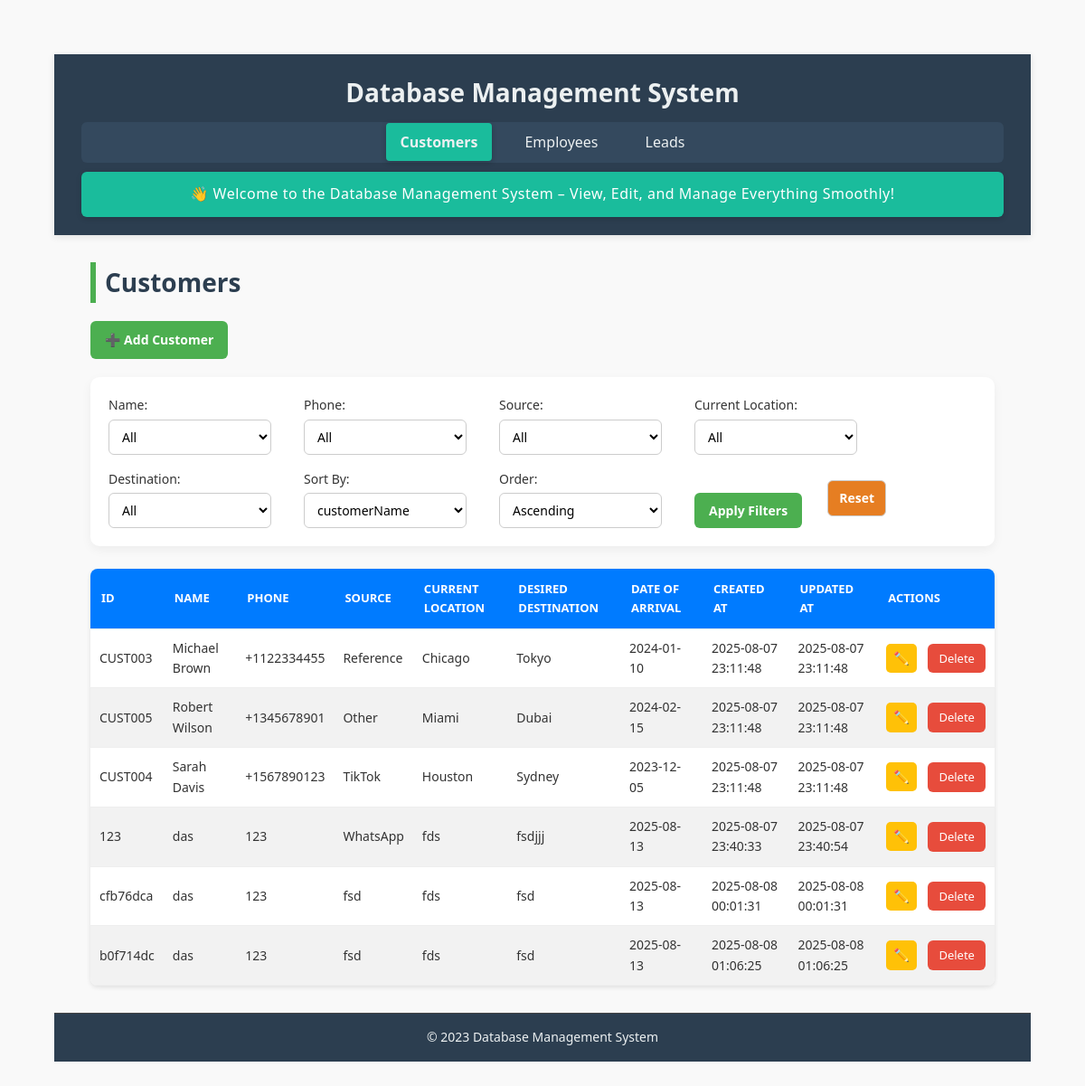
Page /customers on the committed database.
### tables this page shows
CREATE TABLE customers (
    customerId TEXT PRIMARY KEY,
    customerName TEXT NOT NULL,
    phone TEXT NOT NULL,
    source TEXT NOT NULL,
    currentLocation TEXT NOT NULL,
    desiredDestination TEXT NOT NULL,
    dateOfArrival TEXT,
    createdAt TEXT DEFAULT CURRENT_TIMESTAMP,
    updatedAt TEXT DEFAULT CURRENT_TIMESTAMP
);

### app.py (the view)
@app.route('/customers')
def customers():
    filters = {
        "customerName": request.args.get("name", ""),
        "phone": request.args.get("phone", ""),
        "source": request.args.get("source", ""),
        "currentLocation": request.args.get("currentLocation", ""),
        "desiredDestination": request.args.get("desiredDestination", "")
    }
    sort_by = request.args.get("sort_by", "customerName")
    sort_order = request.args.get("sort_order", "asc")
    query = "SELECT * FROM customers WHERE 1=1"
    params = []
    for col, val in filters.items():
        if val:
            query += f" AND {col} = ?"
            params.append(val)
    query += f" ORDER BY {sort_by} {sort_order.upper()}"
    conn = get_db_connection()
    c = conn.cursor()
    c.execute(query, params)
    customers = c.fetchall()
    column_values = {}
    for col in filters:
        c.execute(f"SELECT DISTINCT {col} FROM customers ORDER BY {col}")
        column_values[col] = [row[0] for row in c.fetchall() if row[0]]
    conn.close()
    return render_template("customers.html",
                           customers=customers,
                           filters=filters,
                           sort_by=sort_by,
                           sort_order=sort_order,
                           column_values=column_values)

### app.py (called while the page is built)
def get_db_connection():
    conn = sqlite3.connect(DATABASE)
    conn.row_factory = sqlite3.Row
    return conn

### templates/customers.html (shortened to what this page needs)
{% extends "base.html" %}
{% block content %}
<h2>Customers</h2>
<div class="button-group">
    <a href="{{ url_for('add_customer') }}" class="btn">➕ Add Customer</a>
</div>
<form method="GET" action="{{ url_for('customers') }}" class="filter-form">
    <label>Name:
        <select name="name">
            <option value="">All</option>
        </select>
    </label>
    <label>Phone:
        <select name="phone">
            <option value="">All</option>
        </select>
    </label>
    <label>Source:
        <select name="source">
            <option value="">All</option>
        </select>
    </label>
    <label>Current Location:
        <select name="currentLocation">
            <option value="">All</option>
        </select>
    </label>
    <label>Destination:
        <select name="desiredDestination">
            <option value="">All</option>
        </select>
    </label>
    <label>Sort By:
        <select name="sort_by">
            {% for col in ['customerId', 'customerName', 'phone', 'source', 'currentLocation', 'desiredDestination',
            'dateOfArrival', 'createdAt', 'updatedAt'] %}
            <option value="{{ col }}" {% if sort_by==col %}selected{% endif %}>{{ col }}</option>
            {% endfor %}
        </select>
    </label>
    <label>Order:
        <select name="sort_order">
            <option value="asc" {% if sort_order=='asc' %}selected{% endif %}>Ascending</option>
        </select>
    </label>
    <button type="submit" class="btn">Apply Filters</button>
    <a href="{{ url_for('customers') }}" class="btn danger">Reset</a>
</form>
<table>
    <thead>
        <tr>
            <th>ID</th>
            <th>Name</th>
            <th>Phone</th>
            <th>Source</th>
            <th>Current Location</th>
            <th>Desired Destination</th>
            <th>Date of Arrival</th>
            <th>Created At</th>
            <th>Updated At</th>
            <th>Actions</th>
        </tr>
    </thead>
    <tbody>
        {% for customer in customers %}
        <tr>
            <td>{{ customer.customerId }}</td>
            <td>{{ customer.customerName }}</td>
            <td>{{ customer.phone }}</td>
            <td>{{ customer.source }}</td>
            <td>{{ customer.currentLocation }}</td>
            <td>{{ customer.desiredDestination }}</td>
            <td>{{ customer.dateOfArrival or '' }}</td>
            <td>{{ customer.createdAt }}</td>
            <td>{{ customer.updatedAt }}</td>
            <td>
                <a href="{{ url_for('edit_customer', customer_id=customer.customerId) }}" class="btn small">✏️</a>
                <a href="{{ url_for('delete_customer', customer_id=customer.customerId) }}" class="btn-delete"
                    onclick="return confirm('Are you sure you want to delete this customer?');">Delete</a>
            </td>
        </tr>
        {% endfor %}
    </tbody>
</table>
{% endblock %}

### static/style.css (style rules this page uses)
* { margin: 0; padding: 0; box-sizing: border-box; }
body { font-family: 'Segoe UI', Tahoma, Geneva, Verdana, sans-serif; line-height: 1.6; background-color: #f8f9fa; color: #333; min-height: 100vh; display: flex; flex-direction: column; }

### static/customers.css (style rules this page uses)
* { box-sizing: border-box; margin: 0; padding: 0; font-family: 'Segoe UI', Tahoma, Geneva, Verdana, sans-serif; }
body { background: #f6f9fc; color: #333; padding: 40px; }
h2 { margin-bottom: 25px; font-size: 28px; color: #222; border-left: 6px solid #4CAF50; padding-left: 10px; }
.button-group { margin-bottom: 20px; }
.btn { display: inline-block; background-color: #4CAF50; color: white; padding: 10px 16px; text-decoration: none; border-radius: 6px; margin-right: 12px; font-size: 14px; font-weight: 600; transition: background-color 0.3s, transform 0.2s; border: none; cursor: pointer; }
.btn.small { padding: 6px 10px; font-size: 13px; background-color: #3498db; }
.btn-delete { display: inline-block; background-color: #e74c3c; color: white; padding: 6px 12px; text-decoration: none; border-radius: 6px; font-size: 13px; margin-left: 5px; transition: background-color 0.3s, transform 0.2s; }
.btn.danger { background-color: #e67e22; }
.filter-form { background-color: #ffffff; padding: 20px; margin-bottom: 25px; border-radius: 10px; box-shadow: 0 4px 12px rgba(0,0,0,0.05); display: flex; flex-wrap: wrap; gap: 16px; }
.filter-form label { display: flex; flex-direction: column; font-size: 14px; font-weight: 500; color: #333; margin-right: 20px; }
.filter-form select { padding: 8px 10px; font-size: 14px; margin-top: 4px; border: 1px solid #ccc; border-radius: 6px; background-color: #fff; width: 180px; }
.filter-form button { align-self: flex-end; }
table { width: 100%; border-collapse: collapse; background: #fff; box-shadow: 0 4px 10px rgba(0,0,0,0.05); border-radius: 10px; overflow: hidden; }
thead { background-color: #4CAF50; color: white; }
th, td { padding: 12px 15px; text-align: left; font-size: 14px; border-bottom: 1px solid #eee; }
th { font-weight: 600; text-transform: uppercase; font-size: 13px; }
td:last-child { white-space: nowrap; }

### static/employees.css (style rules this page uses)
body { font-family: Arial, sans-serif; background-color: #f9f9f9; margin: 20px; color: #333; }
h2 { color: #2c3e50; margin-bottom: 20px; }
form { display: flex; flex-wrap: wrap; gap: 15px; align-items: center; background-color: #ffffff; padding: 15px; border-radius: 8px; box-shadow: 0 2px 4px rgba(0,0,0,0.1); margin-bottom: 20px; }
form label { margin-right: 5px; font-weight: bold; }
form select, form button, form a.btn { padding: 8px 12px; font-size: 14px; border: 1px solid #ccc; border-radius: 6px; background-color: white; transition: 0.3s ease; }
form button { background-color: #007BFF; color: white; border: none; cursor: pointer; }
form a.btn { text-decoration: none; background-color: #28a745; color: white; }
table { width: 100%; border-collapse: collapse; background-color: #ffffff; border-radius: 8px; overflow: hidden; box-shadow: 0 2px 5px rgba(0,0,0,0.1); }
thead { background-color: #007BFF; color: white; }
thead th { padding: 12px; text-align: left; font-weight: bold; }
tbody tr { border-bottom: 1px solid #ddd; }
tbody tr:nth-child(even) { background-color: #f2f2f2; }
tbody td { padding: 10px; }
.btn.small { padding: 5px 8px; margin-right: 4px; background-color: #ffc107; color: black; border: none; border-radius: 5px; text-decoration: none; font-size: 14px; transition: background-color 0.3s ease; }

### rows in the picture
customers: customerId "CUST003", customerName "Michael Brown", phone "+1122334455", source "Reference", currentLocation "Chicago", desiredDestination "Tokyo", dateOfArrival "2024-01-10", createdAt "2025-08-07 23:11:48", updatedAt "2025-08-07 23:11:48"
customers: customerId "CUST005", customerName "Robert Wilson", phone "+1345678901", source "Other", currentLocation "Miami", desiredDestination "Dubai", dateOfArrival "2024-02-15", createdAt "2025-08-07 23:11:48", updatedAt "2025-08-07 23:11:48"
customers: customerId "CUST004", customerName "Sarah Davis", phone "+1567890123", source "TikTok", currentLocation "Houston", desiredDestination "Sydney", dateOfArrival "2023-12-05", createdAt "2025-08-07 23:11:48", updatedAt "2025-08-07 23:11:48"
customers: customerId "123", customerName "das", phone "123", source "WhatsApp", currentLocation "fds", desiredDestination "fsdjjj", dateOfArrival "2025-08-13", createdAt "2025-08-07 23:40:33", updatedAt "2025-08-07 23:40:54"
customers: customerId "cfb76dca", customerName "das", phone "123", source "fsd", currentLocation "fds", desiredDestination "fsd", dateOfArrival "2025-08-13", createdAt "2025-08-08 00:01:31", updatedAt "2025-08-08 00:01:31"
customers: customerId "b0f714dc", customerName "das", phone "123", source "fsd", currentLocation "fds", desiredDestination "fsd", dateOfArrival "2025-08-13", createdAt "2025-08-08 01:06:25", updatedAt "2025-08-08 01:06:25"

### other values in the picture
form field sort_by "customerName"
